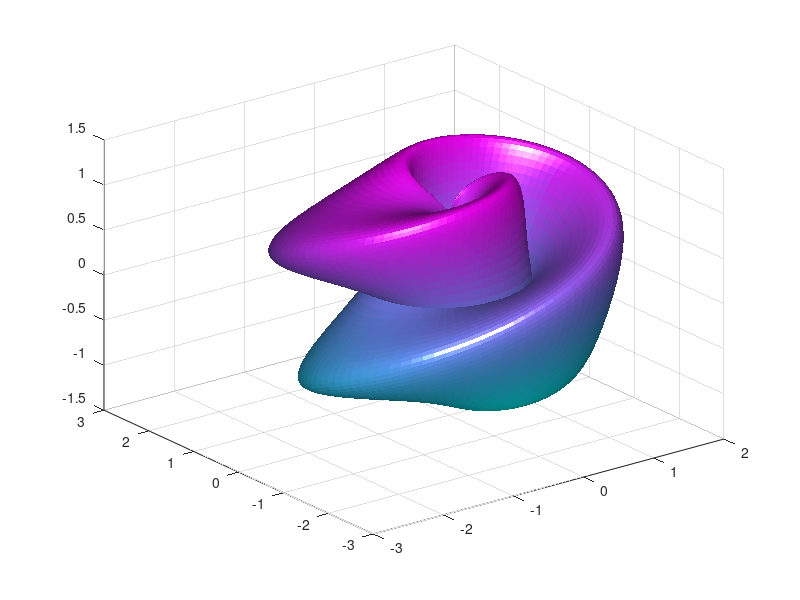

This figure's MATLAB source: (Note: this script raises an error after producing the figure.)
% Параметры
u = linspace(0, 2*pi, 100);
v = linspace(0, 2*pi, 100);
[U, V] = meshgrid(u, v);

% Координаты для бутылки Клейна
X = (1 + cos(U/2) .* sin(V) - sin(U/2) .* sin(2*V)) .* cos(U);
Y = (1 + cos(U/2) .* sin(V) - sin(U/2) .* sin(2*V)) .* sin(U);
Z = sin(U/2) .* sin(V) + cos(U/2) .* sin(2*V);

% Построение графика
figure;
colormap cool;
surf(X, Y, Z, 'FaceColor', 'flat', 'EdgeColor', 'none');
camlight headlight;
lighting phong;
axis equal;
title('Бутылка Клейна');
